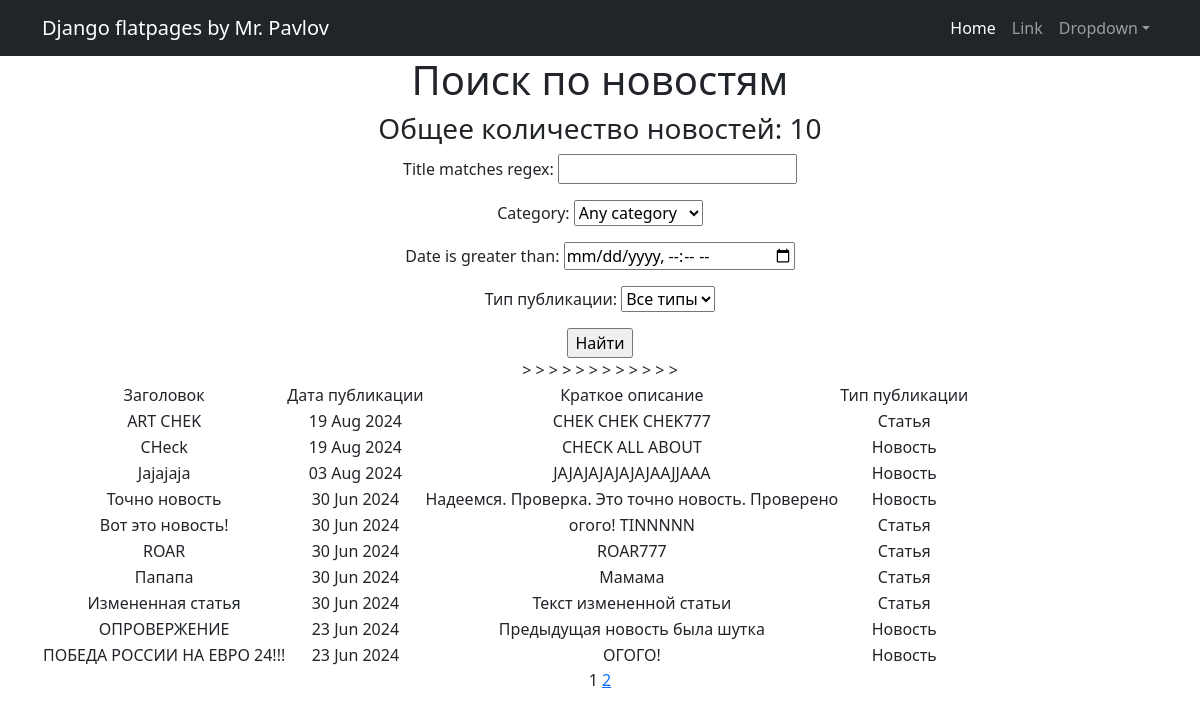
Page /posts/search/ on the earlier database version.
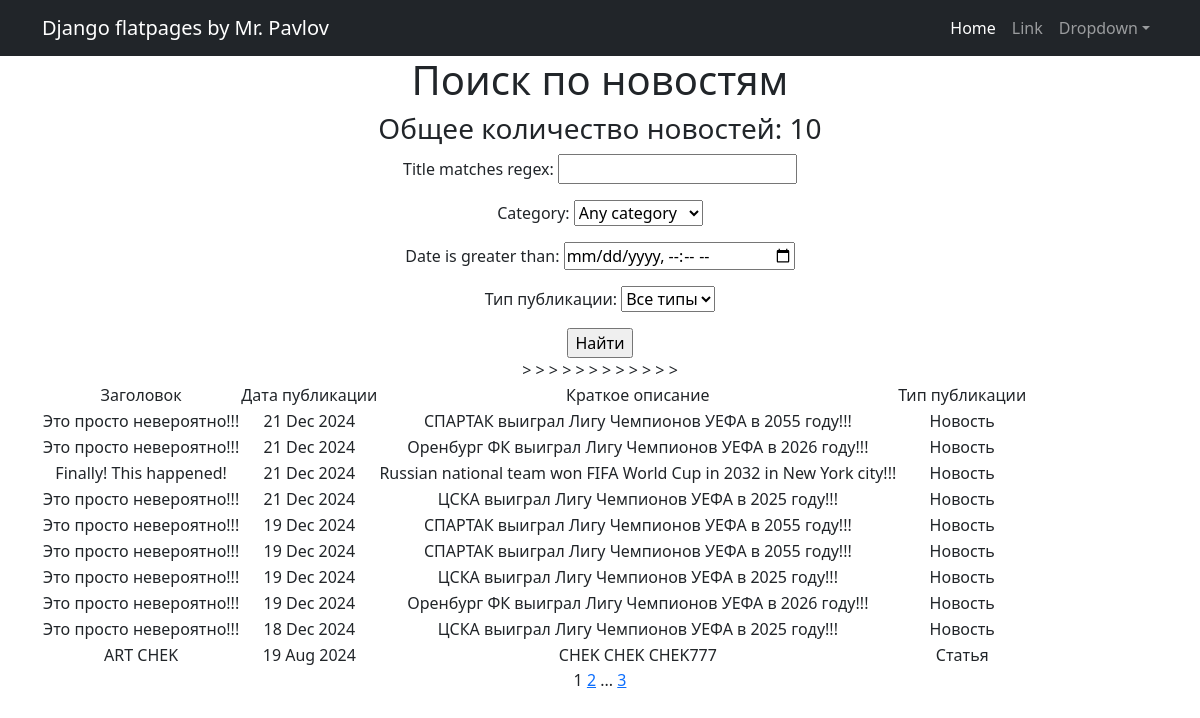
Same page on the later database version.
### news/models.py (models this page shows, shortened)
class Post(models.Model):
    author = models.ForeignKey(Author, on_delete = models.CASCADE)
    content = models.CharField(max_length=2, choices=CONTENT, default=article)
    date = models.DateTimeField(auto_now_add=True)
    category = models.ManyToManyField(Category, through = 'PostCategory')
    title = models.CharField(max_length=255)
    text = models.CharField(max_length=10000)
    post_rating = models.IntegerField(default=0)

### news/views.py (the view)
# urls.py: path('search/', NewsSearch.as_view(), name = 'post_search'),
class NewsSearch(ListView):
    model = Post
    ordering = '-date'
    template_name = 'search.html'
    context_object_name = 'posts'
    paginate_by = 10
    def get_queryset(self):
        queryset = super().get_queryset()
        self.filterset = NewsFilter(self.request.GET, queryset)
        return self.filterset.qs
    def get_context_data(self, **kwargs):
        context = super().get_context_data(**kwargs)
        context['filterset'] = self.filterset
        return context

### news/models.py (called while the page is built)
    def __str__(self):
        return self.get_topic_display()

### news/templatetags/censor_filter.py (called while the page is built)
@register.filter()
def censor(text):
    words = text.split()
    for i, word in enumerate(words):
        if word.lower().replace(',', '').replace('.', '').replace('!', '').replace('?', '') in CENSOR_WORDS:
            words[i] = word[0] + '*' * (len(word) - 1)
    return " ".join(words)

### news/templatetags/custom_tags.py (called while the page is built)
@register.simple_tag(takes_context=True)
def url_replace(context, **kwargs):
    d = context['request'].GET.copy()
    for k,v in kwargs.items():
        d[k] = v
    return d.urlencode()

### templates/search.html (shortened to what this page needs)
{% extends 'flatpages/default.html' %}
{% load censor_filter %}
{% load custom_tags %}
{% block content %}
  <h1>Поиск по новостям</h1>
  <h3>Общее количество новостей: {{posts|length}}</h3>
<form action="" method="get">
    {{filterset.form.as_p}}
    <input type="submit" value="Найти"/>
</form>>
   {% if post.content == news%}
   {% if posts %}
       <table>
           <tr>
               <td>Заголовок</td>
               <td>Дата публикации</td>
               <td>Краткое описание</td>
               <td>Тип публикации</td>>
           </tr>
           {% for post in posts %}
           <tr>
               <td>{{ post.title|censor }}</td>
               <td>{{ post.date|date:'d M Y' }}</td>
               <td>{{ post.text|truncatewords:30|censor }}</td>
               <td>{{ post.get_content_display }}</td>>
           </tr>
           {% endfor %}
       </table>
   {% else %}
       <h2>Новостей пока нет!</h2>
   {% endif %}
   {% else %}
       <h2>Новостей пока нет!</h2>
   {% endif %}
   {{ page_obj.number }}
   {% if page_obj.has_next %}
       <a href="?{% url_replace page=page_obj.next_page_number %}">{{ page_obj.next_page_number }}</a>
       {% if paginator.num_pages != page_obj.next_page_number %}
           ...
           <a href="?{% url_replace page=page_obj.paginator.num_pages %}">{{ page_obj.paginator.num_pages }}</a>
       {% endif %}
   {% endif %}
{% endblock content %}

Differences in the rows shown:
no longer on this page (row unchanged): Post: title|censor "CHeck", date "19 Aug 2024", text|censor "CHECK ALL ABOUT", content "Новость"
no longer on this page (row unchanged): Post: title|censor "Jajajaja", date "03 Aug 2024", text|censor "JAJAJAJAJAJAJAAJJAAA", content "Новость"
no longer on this page (row unchanged): Post: title|censor "Точно новость", date "30 Jun 2024", text|censor "Надеемся. Проверка. Это точно новость. Проверено", content "Новость"
no longer on this page (row unchanged): Post: title|censor "Вот это новость!", date "30 Jun 2024", text|censor "огого! TINNNNN", content "Статья"
no longer on this page (row unchanged): Post: title|censor "ROAR", date "30 Jun 2024", text|censor "ROAR777", content "Статья"
no longer on this page (row unchanged): Post: title|censor "Папапа", date "30 Jun 2024", text|censor "Мамама", content "Статья"
no longer on this page (row unchanged): Post: title|censor "Измененная статья", date "30 Jun 2024", text|censor "Текст измененной статьи", content "Статья"
no longer on this page (row unchanged): Post: title|censor "ОПРОВЕРЖЕНИЕ", date "23 Jun 2024", text|censor "Предыдущая новость была шутка", content "Новость"
no longer on this page (row unchanged): Post: title|censor "ПОБЕДА РОССИИ НА ЕВРО 24!!!", date "23 Jun 2024", text|censor "ОГОГО!", content "Новость"
added Post: title|censor "Это просто невероятно!!!", date "21 Dec 2024", text|censor "СПАРТАК выиграл Лигу Чемпионов УЕФА в 2055 году!!!", content "Новость"
added Post: title|censor "Это просто невероятно!!!", date "21 Dec 2024", text|censor "Оренбург ФК выиграл Лигу Чемпионов УЕФА в 2026 году!!!", content "Новость"
added Post: title|censor "Finally! This happened!", date "21 Dec 2024", text|censor "Russian national team won FIFA World Cup in 2032 in New York city!!!", content "Новость"
added Post: title|censor "Это просто невероятно!!!", date "21 Dec 2024", text|censor "ЦСКА выиграл Лигу Чемпионов УЕФА в 2025 году!!!", content "Новость"
added Post: title|censor "Это просто невероятно!!!", date "19 Dec 2024", text|censor "СПАРТАК выиграл Лигу Чемпионов УЕФА в 2055 году!!!", content "Новость"
added Post: title|censor "Это просто невероятно!!!", date "19 Dec 2024", text|censor "СПАРТАК выиграл Лигу Чемпионов УЕФА в 2055 году!!!", content "Новость"
added Post: title|censor "Это просто невероятно!!!", date "19 Dec 2024", text|censor "ЦСКА выиграл Лигу Чемпионов УЕФА в 2025 году!!!", content "Новость"
added Post: title|censor "Это просто невероятно!!!", date "19 Dec 2024", text|censor "Оренбург ФК выиграл Лигу Чемпионов УЕФА в 2026 году!!!", content "Новость"
added Post: title|censor "Это просто невероятно!!!", date "18 Dec 2024", text|censor "ЦСКА выиграл Лигу Чемпионов УЕФА в 2025 году!!!", content "Новость"
Other differences:
{{ page_obj.paginator.num_pages }}: (not shown) → "3"
